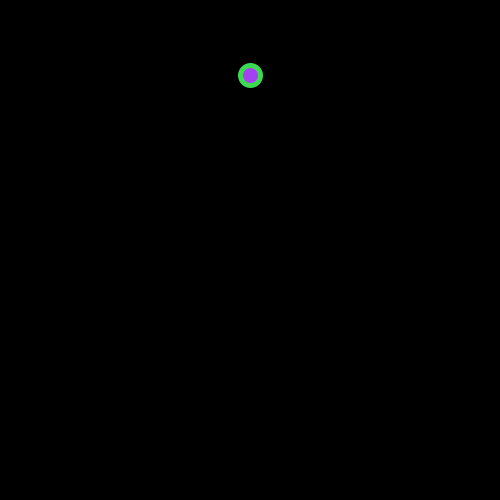
Frame 1 (no input)
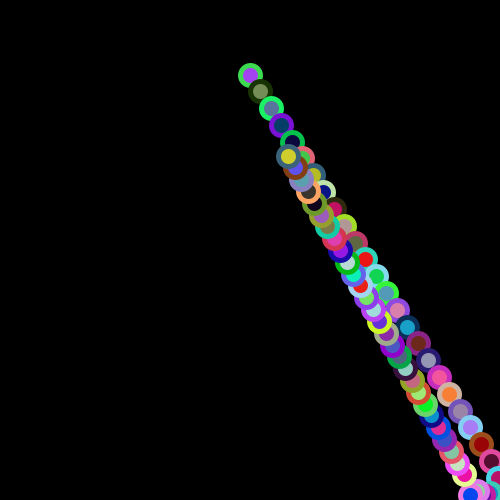
Frame 60 (the mouse pressed at the canvas centre just before this capture)
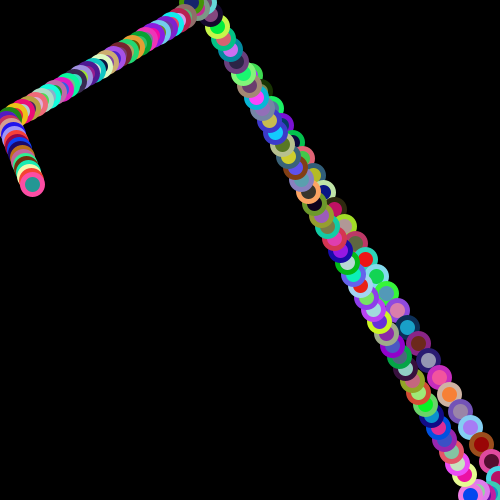
Frame 120 (the mouse held since frame 60 and released just before this capture)

The Processing sketch that drew these frames (run headless with seeded random() and noise(); from frame 60 on, the mouse is pressed at the canvas centre):

// Processing sketch: collider
// ── collider.pde
float x=250; 
//float xDelta=1;

float y=75; 
//float yDelta=2; 
float xDelta[]={2,1,1,1.5,0.5,2.5,3,1,-2}; 
float yDelta[]={2.5,-1.4,-0.3,2,1,3,1,3,6}; 
void setup(){

size(500,500); 
frameRate(50); 
background(0);

} 

void draw(){


  //background(0); 
  fill(random(0,255),random(0,255),random(0,255));  
  stroke(random(0,255),random(0,255),random(0,255)); 
  strokeWeight(5);
  ellipse(x,y,20,20); 
for(int i=0;i<9;i=i+1){
      x=x+xDelta[i]; 
      y=y+yDelta[i];

          if((x> width - 10 ) || ( x < 10 )){

                  xDelta[i]=-xDelta[i];

          } 

                  if((y>height -10)|| (y<10)){

                      yDelta[i]=-yDelta[i];
            
                }


} 
}
